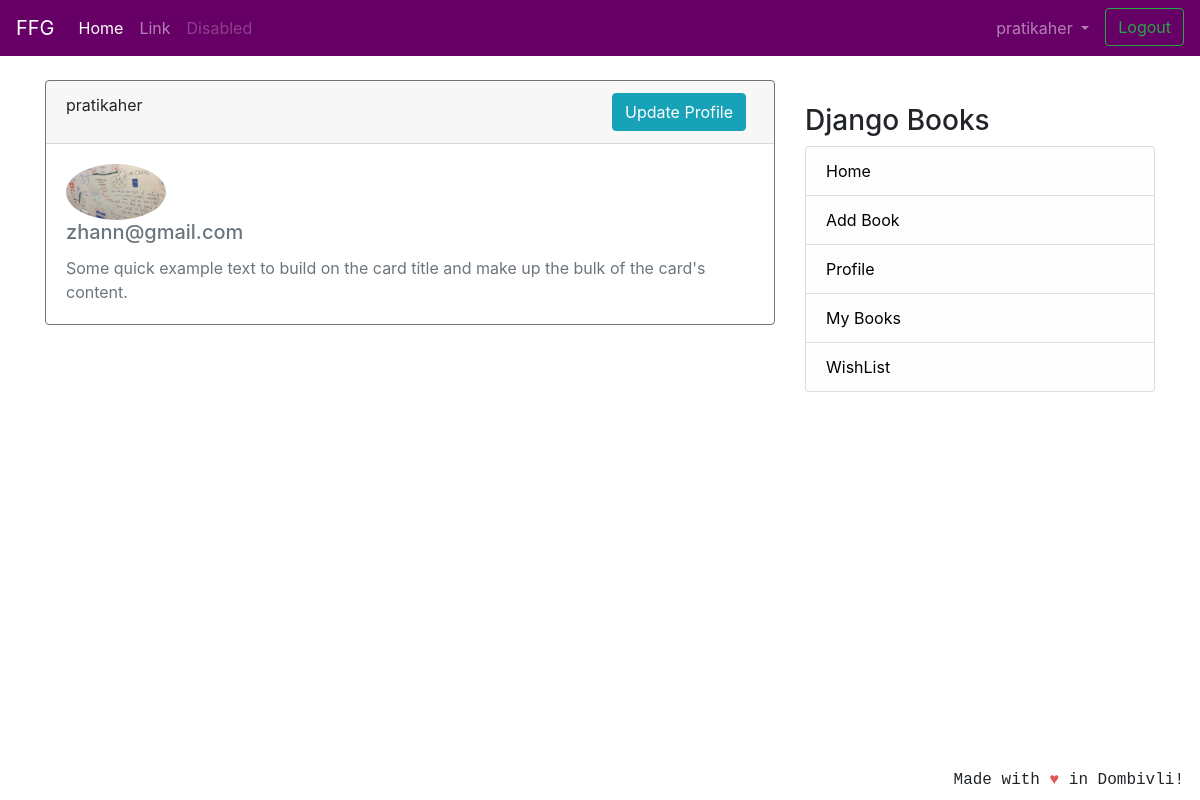
/profile/ (signed in), run on the app's committed database.
### coreapp/models.py (models this page shows, shortened)
class Profile(models.Model):
    user = models.OneToOneField(User, on_delete=models.CASCADE)
    profile_pic = models.ImageField(
        default='default.png', upload_to="profile_images/")

### coreapp/views.py (the view)
# urls.py: path('profile/',views.profile,name='profile'),
@login_required
def profile(request):
    profile = get_object_or_404(Profile, user=request.user)
    return render(request, 'profile.html', {'profile': profile})

### templates/profile.html (shortened to what this page needs)
{% extends 'base.html' %}
{% block content %}
<div class="card border-secondary mb-3 " >
    <div class="card-header">{{ profile.user.username }} <a href="{% url 'coreapp:profile_edit' %}" class="mr-2 btn btn-info float-right">Update Profile</a></div>
    <div class="card-body text-secondary">
        <img class="rounded-circle account-img" src="{{ profile.profile_pic.url }}" style="max-width:100px;
            max-height:100px;">
        <h5 class="card-title">{{ profile.user.email }}</h5>
        <p class="card-text">Some quick example text to build on the card title and make up the bulk of the card's
            content.</p>
    </div>
</div>
{% endblock %}

### templates/base.html (shortened to what this page needs)
<!doctype html>
<html lang="en">
  <head>
    <link rel="stylesheet" href="https://stackpath.bootstrapcdn.com/bootstrap/4.1.3/css/bootstrap.min.css">
  </head>
  <body>
    <header class="site-header">
<nav class="navbar navbar-expand-lg navbar-dark" style="background-color: #660066;">
  <a class="navbar-brand" href="#">FFG</a>
  <div class="collapse navbar-collapse" id="navbarSupportedContent">
    <ul class="navbar-nav mr-auto">
      <li class="nav-item active">
        <a class="nav-link" href="#">Home <span class="sr-only">(current)</span></a>
      </li>
      <li class="nav-item">
        <a class="nav-link" href="#">Link</a>
      </li>
      <li class="nav-item">
        <a class="nav-link disabled" href="#">Disabled</a>
      </li>
    </ul>
    <ul class="nav navbar-nav navbar-right">
      {% if user.is_authenticated %}
      <li class="nav-item dropdown">
        <a class="nav-link dropdown-toggle" href="#" id="navbarDropdown" role="button" data-toggle="dropdown"
          aria-haspopup="true" aria-expanded="false">
          {{ user.username }}
        </a>
      </li>
      <li><a class="btn btn-outline-success ml-2 my-2 my-sm-0" href="{% url 'logout'%}">Logout</a></li>
        {% else %}
      <li><a href="{% url 'login' %}" class="btn btn-outline-success">Login</a></li>
      <li><a href="{% url 'coreapp:signup' %}" class="btn btn-primary ml-2">Sign up</a></li>
      {% endif %}
    </ul>
  </div>
</nav>
  </header>
  <br/>
    <div class="container">
      <div class="row justify-content-center">
        <div class="col-8">
          {% block content %}
          {% endblock %}
        </div>
        {% if user.is_authenticated %}
                <div class="col-md-4">
                  <div class="content-section">
                    <br/>
                    <h3>Django Books</h3>
                      <ul class="list-group">
                        <li class="list-group-item list-group-item-light"><a href="{% url 'coreapp:list_entries' %}" style="color:black"> Home</a></li>
                        <li class="list-group-item list-group-item-light"><a href="{% url 'coreapp:new_entry' %}" style="color:black"> Add Book</a></li>
                        <li class="list-group-item list-group-item-light"><a href="{% url 'coreapp:profile' %}" style="color:black">Profile</a></li>
                        <li class="list-group-item list-group-item-light"><a href="{% url 'coreapp:userbooks' %}" style="color:black">My Books</a></li>
                        <li class="list-group-item list-group-item-light"><a href="{% url 'wishlist:wish_list' %}" style="color:black">WishList</a></li>
                      </ul>
                  </div>
                </div>
                {% endif %}
      </div>
    </div>
<footer class="site-footer mr-3 mb-2" style="position:fixed;right:0;bottom:0;font-family: 'Courier';font-style: bold;">
  Made with <span style="color: #e25555;">&hearts;</span> in Dombivli!
</footer>
</body>
</html>

### data on the page
Profile: user.username "pratikaher", profile_pic (picture), user.email "zhann@gmail.com"

### other printed values
{{ user.username }} "pratikaher"
